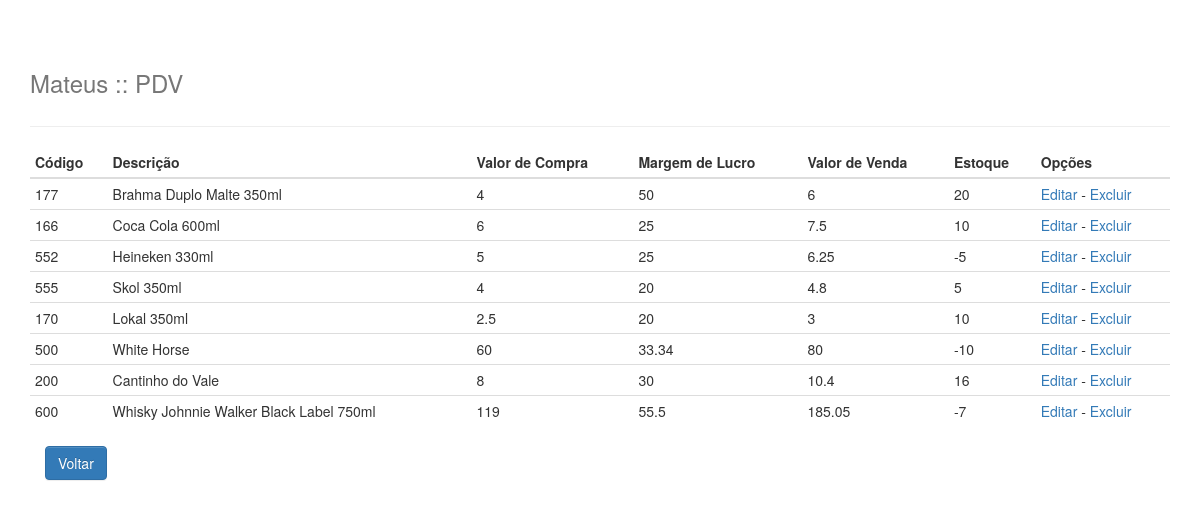
/produtos.php, run on the app's committed database.
### tables this page shows
CREATE TABLE IF NOT EXISTS `produtos` (
  `produto_id` int(11) NOT NULL AUTO_INCREMENT,
  `codigo` int(11) NOT NULL,
  `descricao` varchar(50) NOT NULL,
  `valor` float NOT NULL,
  `margemlucro` float NOT NULL,
  `valordevenda` float NOT NULL,
  `estoque` int(11) NOT NULL,
  PRIMARY KEY (`produto_id`)
);

### produtos.php (the view, shortened to what this page needs)
<?php include("conexao.php"); ?>
<!DOCTYPE html>
<html lang="en">
<head>
  <link href="https://maxcdn.bootstrapcdn.com/bootstrap/3.3.7/css/bootstrap.min.css" rel="stylesheet">
  <link href="https://maxcdn.bootstrapcdn.com/bootstrap/3.3.7/css/bootstrap-theme.min.css" rel="stylesheet">
  <link rel="stylesheet" type="text/css" href="custom.css" />
  <link rel="stylesheet" href="https://maxcdn.bootstrapcdn.com/bootstrap/3.3.7/css/bootstrap.min.css">
  <link href="https://code.jquery.com/ui/1.12.1/themes/ui-lightness/jquery-ui.css" rel="stylesheet"/>
</head>
<body>
  <div class="container">
    <div class="header clearfix">
        <h3 class="text-muted">Mateus :: PDV</h3>
    </div>
    <hr>
	<?php
		if(isset($_GET['excluir'])) {
			echo 'TEM CERTEZA QUE DESEJA EXCLUIR O ITEM '. $_GET['excluir'] .'?';
	?>
	<form role="form" method="POST" action="">
	<input type="hidden" name="produtoid" value="<?php echo $_GET['excluir'];?>">
	<div class="form-group">
        <button type="button" name="excluir" id="excluir" class="btn btn-primary">Excluir</button>
	</div>
	<div class="form-group">
        <button type="button" name="cancelar" id="cancelar" class="btn btn-primary">Cancelar</button>
	</div>
	</form>
	<?php
		} else if(isset($_GET['editar'])) {
		} else {
	?>
      <div class="table">
        <table class=" table table-condensed" id="tableA">
        <thead class="thead">
        <tr>
          <th>Código</th>
          <th>Descrição</th>
          <th>Valor de Compra</th>
          <th>Margem de Lucro</th>
		  <th>Valor de Venda</th>
		  <th>Estoque</th>
		  <th>Opções</th>
        </tr>
        </thead>
	<?php
		try {
              $stmt = $conn->prepare("SELECT * FROM produtos");
              $stmt->execute();
                      while($row = $stmt->fetch()) {
                      echo "<tr>";
                      echo "<td>".$row['codigo']."</td>";
					  echo "<td>".$row['descricao']."</td>";
					  echo "<td>".round($row['valor'], 2)."</td>";
					  echo "<td>".$row['margemlucro']."</td>";
					  echo "<td>".round($row['valordevenda'], 2)."</td>";
					  echo "<td>".$row['estoque']."</td>";
					  echo "<td><a href='editarprodutos.php?produtoid=".$row['codigo']."'>Editar</a> - <a href='produtos.php?excluir=".$row['codigo']."'>Excluir</a></td>";
					  echo "</tr>";
                      }
          } catch (Exception $e) {
            echo "Erro de conexao({$e->getMessage()})";
          }
		}
		?>
        </table>
		<div class="col-md-3">
                            <a href="index.php"><button type="button" name="enviar" class="btn btn-primary"> Voltar
                            </button></a>
                        </div>
      </div>
</body>
</html>

### custom.css (style rules this page uses)
body { margin: 0 auto; }
div.container { margin-top: 50px; }

### data on the page
produtos: codigo "177", descricao "Brahma Duplo Malte 350ml", valor "4", margemlucro "50", valordevenda "6", estoque "20"
produtos: codigo "166", descricao "Coca Cola 600ml", valor "6", margemlucro "25", valordevenda "7.5", estoque "10"
produtos: codigo "552", descricao "Heineken 330ml", valor "5", margemlucro "25", valordevenda "6.25", estoque "-5"
produtos: codigo "555", descricao "Skol 350ml", valor "4", margemlucro "20", valordevenda "4.8", estoque "5"
produtos: codigo "170", descricao "Lokal 350ml", valor "2.5", margemlucro "20", valordevenda "3", estoque "10"
produtos: codigo "500", descricao "White Horse", valor "60", margemlucro "33.34", valordevenda "80", estoque "-10"
produtos: codigo "200", descricao "Cantinho do Vale", valor "8", margemlucro "30", valordevenda "10.4", estoque "16"
produtos: codigo "600", descricao "Whisky Johnnie Walker Black Label 750ml", valor "119", margemlucro "55.5", valordevenda "185.05", estoque "-7"
